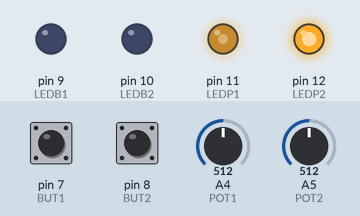
A sketch run on a simulated Arduino Uno, built with avr-gcc and run on an emulated ATmega328P. Shown: output pins drawn as LEDs (lit = HIGH). The test bench sets the inputs (shaded band); at power-on: A4 (POT1) = 512, A5 (POT2) = 512, pin 7 (BUT1) HIGH, pin 8 (BUT2) HIGH.

Above: at 1.2 s.
1.3 s: A4 (POT1) set to 716
At 2.4 s:
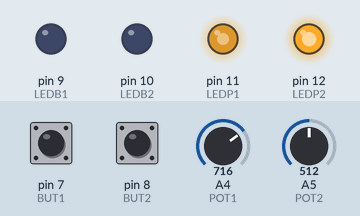
2.8 s: A5 (POT2) set to 495
At 3.5 s:
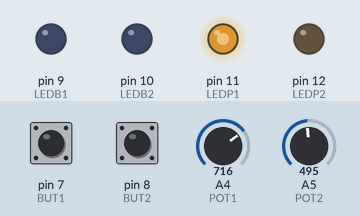
4.3 s: pin 7 (BUT1) pulled LOW for 0.15 s
At 5.0 s:
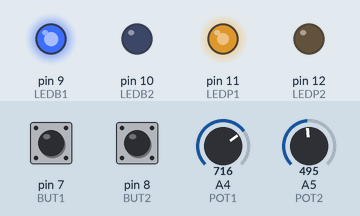
5.9 s: pin 8 (BUT2) pulled LOW for 0.15 s
At 6.2 s:
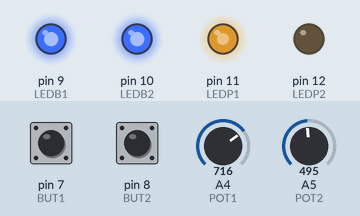
7.5 s: A4 (POT1) set to 900
At 8.3 s:
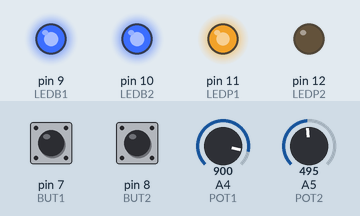
9.0 s: A5 (POT2) set to 716
At 9.4 s:
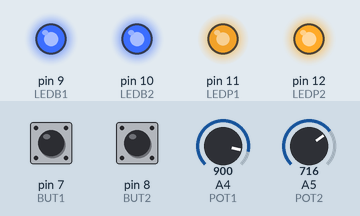
Timing chart, 0 to 11.5 s (numbered marks = the images above; inputs shaded):
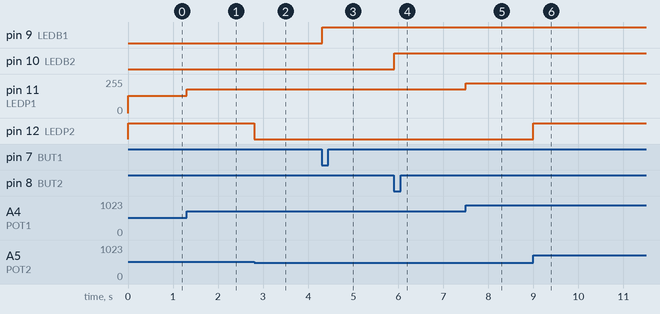

The sketch:

DFM_POTANDBUTTONS.ino
```cpp
#define POT1 A4
#define POT2 A5

#define BUT1 7
#define BUT2 8

#define LEDB1 9
#define LEDB2 10
#define LEDP1 11
#define LEDP2 12

boolean butup1 = true;
boolean butdown1 = false;

boolean butup2 = true;
boolean butdown2 = false;


void setup() {
  pinMode(BUT1,INPUT_PULLUP);
  pinMode(BUT2,INPUT_PULLUP);

  pinMode(POT1,INPUT);
  pinMode(POT2,INPUT);

  pinMode(LEDB1, OUTPUT);
  pinMode(LEDB2, OUTPUT);
  pinMode(LEDP1, OUTPUT);
  pinMode(LEDP2, OUTPUT);

  Serial.begin(9600);
}

void loop() {
  int rot1,rot2,brt1,brt2;

  boolean butisup1 = digitalRead(BUT1);

  if (butup1 && !butisup1)
  {
    delay(10);
    butisup1 = digitalRead(BUT1);
    if (!butisup1)
    {
      butdown1 = !butdown1;
      digitalWrite(LEDB1, butdown1);
    }
  }
  butup1 = butisup1;

  boolean butisup2 = digitalRead(BUT2);

  if (butup2 && !butisup2)
  {
    delay(10);
    butisup2 = digitalRead(BUT2);
    if (!butisup2)
    {
      butdown2 = !butdown2;
      digitalWrite(LEDB2, butdown2);
    }
  }
  butup2 = butisup2;

  rot1 = analogRead(POT1);
  rot2 = analogRead(POT2);
  brt1 = rot1 / 4;
  brt2 = rot2 / 4;
  analogWrite(LEDP1,brt1);
  analogWrite(LEDP2,brt2);


}
```

Measured:
- the behaviour switches between 512 and 511 on A5 (POT2) (found by bisection; images 1 and 2)
- after the input at 1.3 s, pin 11 (LEDP1): 128/255 → 179/255 at once
- after the input at 2.8 s, pin 12 (LEDP2): HIGH → LOW at once
- after the input at 4.3 s, pin 9 (LEDB1): LOW → HIGH at once
- after the input at 5.9 s, pin 10 (LEDB2): LOW → HIGH at once
- after the input at 7.5 s, pin 11 (LEDP1): 179/255 → 225/255 at once
- after the input at 9.0 s, pin 12 (LEDP2): LOW → HIGH at once
